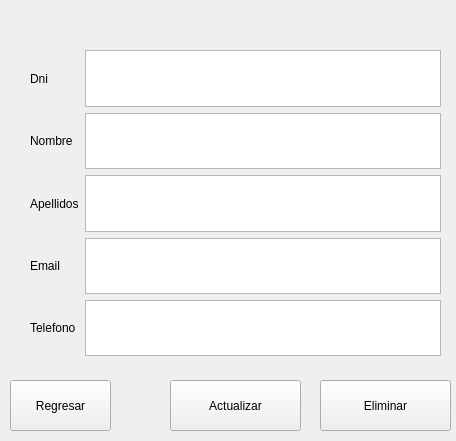
<?xml version="1.0" encoding="UTF-8"?>
<ui version="4.0">
 <class>Form</class>
 <widget class="QWidget" name="Form">
  <property name="geometry">
   <rect>
    <x>0</x>
    <y>0</y>
    <width>456</width>
    <height>441</height>
   </rect>
  </property>
  <property name="windowTitle">
   <string>Form</string>
  </property>
  <widget class="QWidget" name="gridLayoutWidget_2">
   <property name="geometry">
    <rect>
     <x>30</x>
     <y>50</y>
     <width>411</width>
     <height>306</height>
    </rect>
   </property>
   <layout class="QGridLayout" name="gridLayout_2" rowstretch="0,0,0,0,0">
    <item row="3" column="0">
     <widget class="QLabel" name="label_5">
      <property name="text">
       <string>Email</string>
      </property>
     </widget>
    </item>
    <item row="4" column="0">
     <widget class="QLabel" name="label_8">
      <property name="text">
       <string>Telefono</string>
      </property>
     </widget>
    </item>
    <item row="0" column="1">
     <widget class="QTextEdit" name="textEditDniActualizar"/>
    </item>
    <item row="4" column="1">
     <widget class="QTextEdit" name="textEditTelefonoActualizar"/>
    </item>
    <item row="1" column="0">
     <widget class="QLabel" name="label_7">
      <property name="text">
       <string>Nombre</string>
      </property>
     </widget>
    </item>
    <item row="2" column="1">
     <widget class="QTextEdit" name="textEditApellidosActualizar"/>
    </item>
    <item row="1" column="1">
     <widget class="QTextEdit" name="textEditNombreActualizar"/>
    </item>
    <item row="2" column="0">
     <widget class="QLabel" name="label_10">
      <property name="text">
       <string>Apellidos</string>
      </property>
     </widget>
    </item>
    <item row="0" column="0">
     <widget class="QLabel" name="label_9">
      <property name="text">
       <string>Dni</string>
      </property>
     </widget>
    </item>
    <item row="3" column="1">
     <widget class="QTextEdit" name="textEditEmailActualizar"/>
    </item>
   </layout>
  </widget>
  <widget class="QPushButton" name="pushButtonActualizarCliente">
   <property name="geometry">
    <rect>
     <x>170</x>
     <y>380</y>
     <width>131</width>
     <height>51</height>
    </rect>
   </property>
   <property name="text">
    <string>Actualizar</string>
   </property>
  </widget>
  <widget class="QPushButton" name="pushButtonEliminarCliente">
   <property name="geometry">
    <rect>
     <x>320</x>
     <y>380</y>
     <width>131</width>
     <height>51</height>
    </rect>
   </property>
   <property name="text">
    <string>Eliminar</string>
   </property>
  </widget>
  <widget class="QPushButton" name="buttonRegresar">
   <property name="geometry">
    <rect>
     <x>10</x>
     <y>380</y>
     <width>101</width>
     <height>51</height>
    </rect>
   </property>
   <property name="text">
    <string>Regresar</string>
   </property>
  </widget>
 </widget>
 <resources/>
 <connections/>
</ui>
